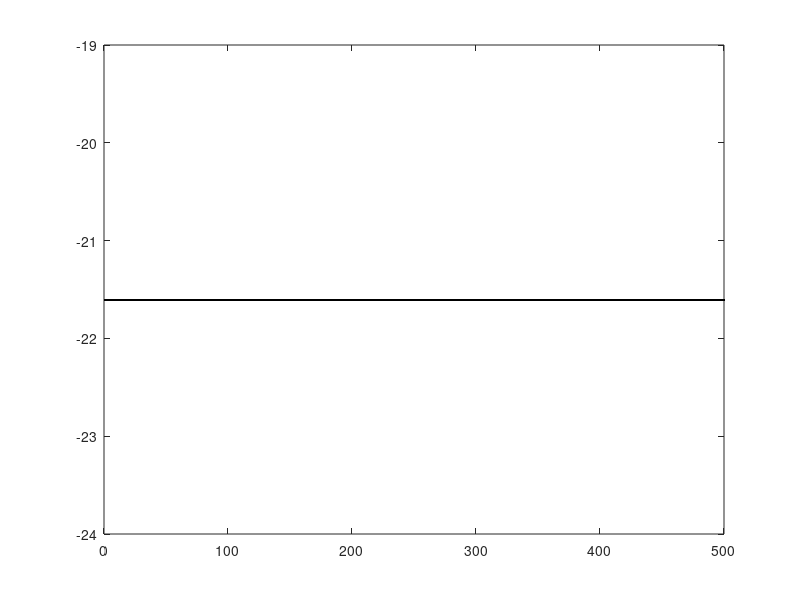
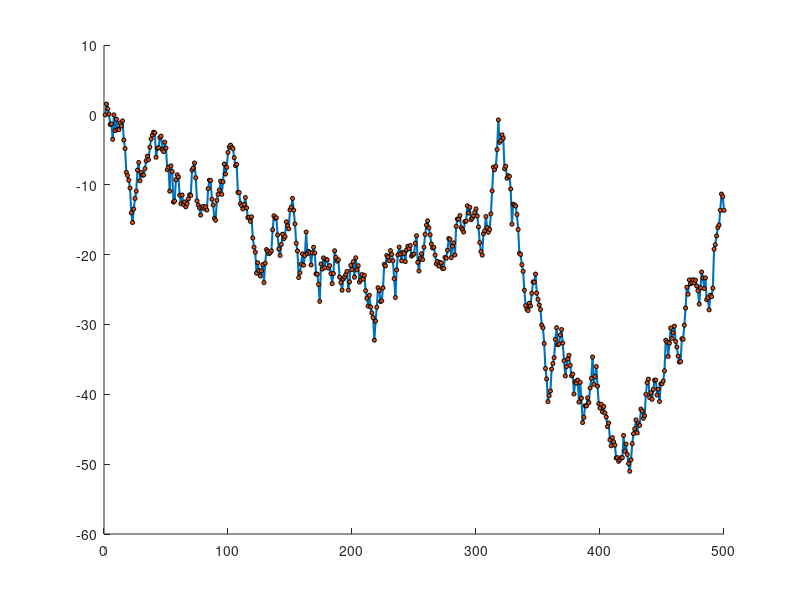

These figures' MATLAB source, in order:
%{
%Copyright (c) 2024 Hilton-Marques <https://my.github.com/Hilton-Marques>
%
%Created Date: Saturday, February 24th 2024, 11:05:14 pm
%Author: Hilton-Marques
%
%Description: Biased estimator using a random walk as bias
%HISTORY:
%Date      	By	Comments
%----------	---	----------------------------------------------------------
%}

clc;
clear all;
close all;


%Parameters
n = 500; %Number of steps
x = 0; %Initial position
z_std = 1; %Standard deviation of the noise
z_mean = 0; %Mean of the noise
m = 1; %realizations
y = zeros(m, n); %sample path of the process or realization
x_std = 1.5;


%Generate the sample path
y(:,1) = x;
t = 1:n;
for i = 1:m
    for j = 1:n-1
        y(i, j+1) = normrnd(0, x_std) +  (y(i, j) + normrnd(z_mean,z_std));
    end
end

%Plot the sample path
figure
hold on
plot(repmat(t,m,1)', y', '-o','MarkerFaceColor',"auto",'LineWidth',1.5,'markersize',3,'MarkerEdgeColor','none');
h= plot(repmat(t,m,1), y, 'o','MarkerFaceColor',"auto","markersize",3, 'MarkerEdgeColor', 'black');
%set(h, {'MarkerFaceColor'}, get(h,'Color'));
%set(h, {'MarkerEdgeColor'}, 'black');

means = mean(y')
mean(y)
figure
plot(t, mean(y), 'color', 'black', 'linewidth',2)
exportgraphics(gcf,'GaussianWalk.png','Resolution',300);
